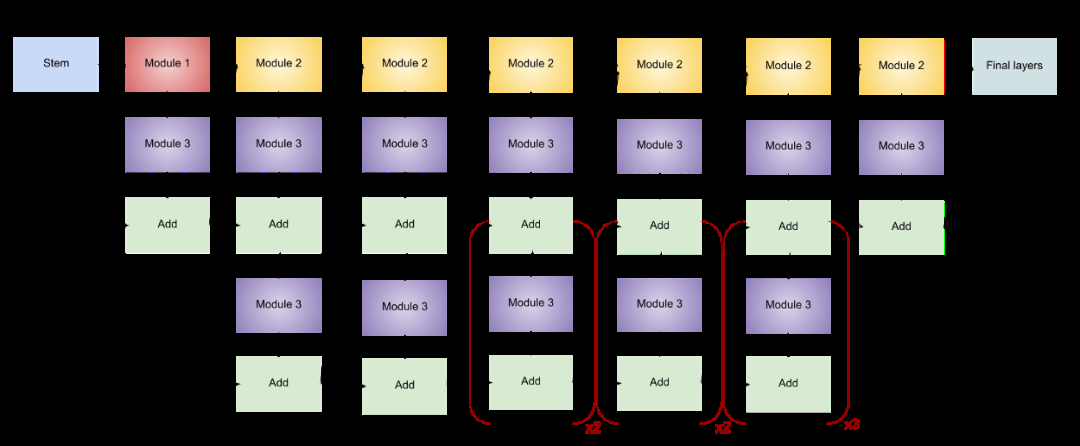
%> input picture EfficientNetB2模型.png, 1080 x 446 px
$ octave --eval "result = expTransform(imread('EfficientNetB2模型.png'));"   (GNU Octave 9; MATLAB toolbox functions it lacks are replaced by stand-ins)
%> lines starting %> are read from the running program, lines starting %| are printed output that depends on the picture
function output = expTransform(inputImage)
    % 幂指数变换函数
    % inputImage: 输入图像（灰度图或单通道图像）

    % 如果是彩色图像，转换为灰度图像
    if size(inputImage, 3) == 3
        inputImage = rgb2gray(inputImage);  % 将RGB图像转换为灰度图像
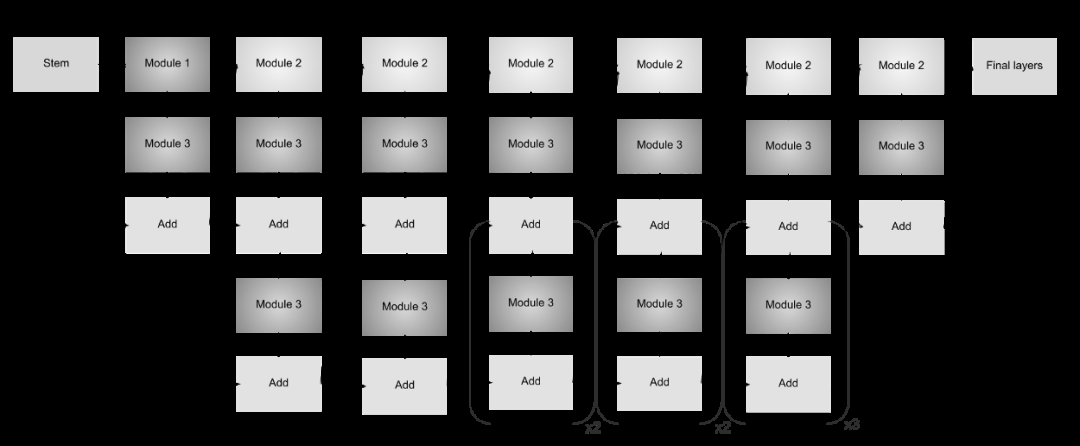
%> inputImage: size 446x1080 uint8; min 0, max 255, mean 65.5
    end

    % 转换为双精度浮点数
    inputImage = double(inputImage);
%> inputImage: size 446x1080 double

    % 幂指数变换公式：output = exp(c * (inputImage - a)) + 1
    output = exp(0.325 * (inputImage - 225) / 30) + 1;
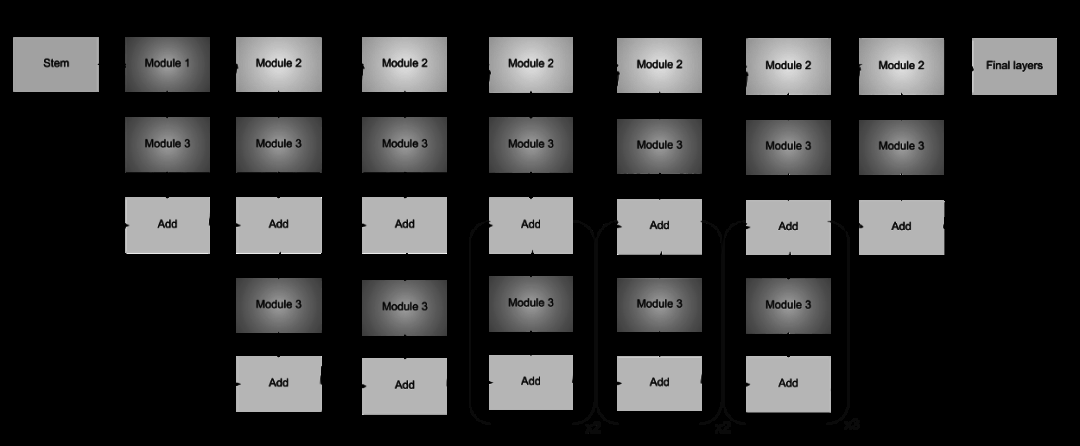
%> output: size 446x1080 double; min 1.09, max 2.38, mean 1.32; drawn with min black and max white

    % 归一化到 [0, 1] 范围
    output = mat2gray(output);  % 将输出规范化到 [0, 1] 范围

    % 映射到 [0, 255] 并转换为 uint8 类型
    output = uint8(output * 255);  % 映射并转换为 uint8
%> output: size 446x1080 uint8
end
